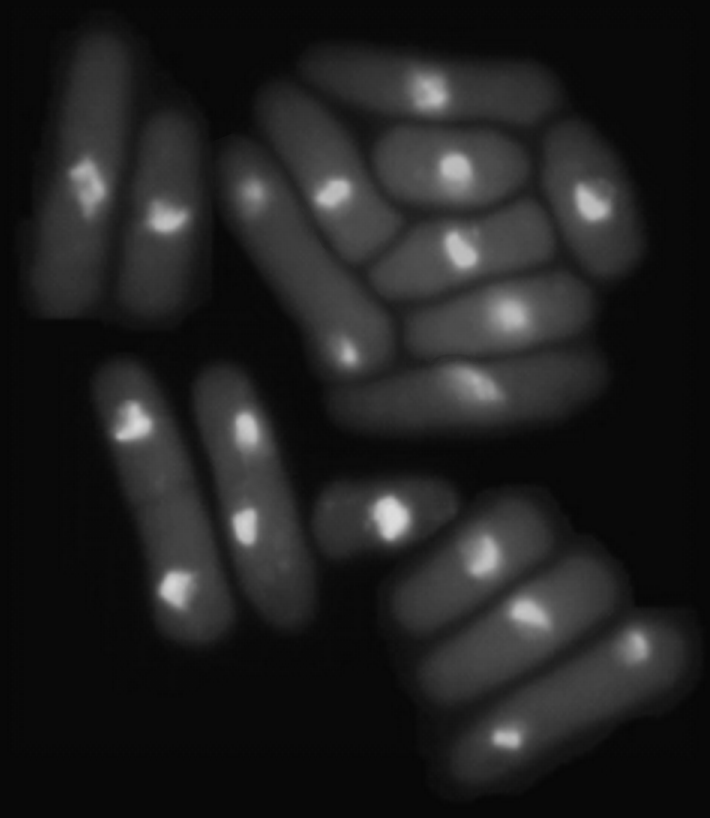
#> input picture project04/proj04-images/yeast_USC.tif, 710 x 818 px, found by its file name
$ jupyter execute job02a.ipynb   (older library calls are emulated)
#> lines starting #> are read from the running program, lines starting #| are printed output that depends on the picture; after the words box and inside, x2 and y2 are one past the last pixel; in counts of white or black regions, pixels touching at a corner belong together
PROJECT 04-02 灰度图像边缘检测的算法实验

[cell 1]
#!/usr/bin/python3
import cv2
import numpy as np
import matplotlib.pyplot as plt
from PIL import Image

[cell 2]
root_path = '/root/DIVP_project/'
image_path_blocks = "project04/proj04-images/building_original.tif"
image_path_airport = "project04/proj04-images/marion_airport.tif"
image_path_fingerprint = "project04/proj04-images/noisy_fingerprint.tif"
image_path_defective = "project04/proj04-images/defective_weld.tif"
image_path_yeast = "project04/proj04-images/yeast_USC.tif"

[cell 3]
image_yeast = cv2.imread(root_path + image_path_yeast, cv2.IMREAD_GRAYSCALE)
#> image_yeast is the input picture: shape (818, 710); min 6, max 222, mean 33.1
image_yeast_binary = cv2.threshold(image_yeast, 0, 255, cv2.THRESH_BINARY + cv2.THRESH_OTSU)[1]
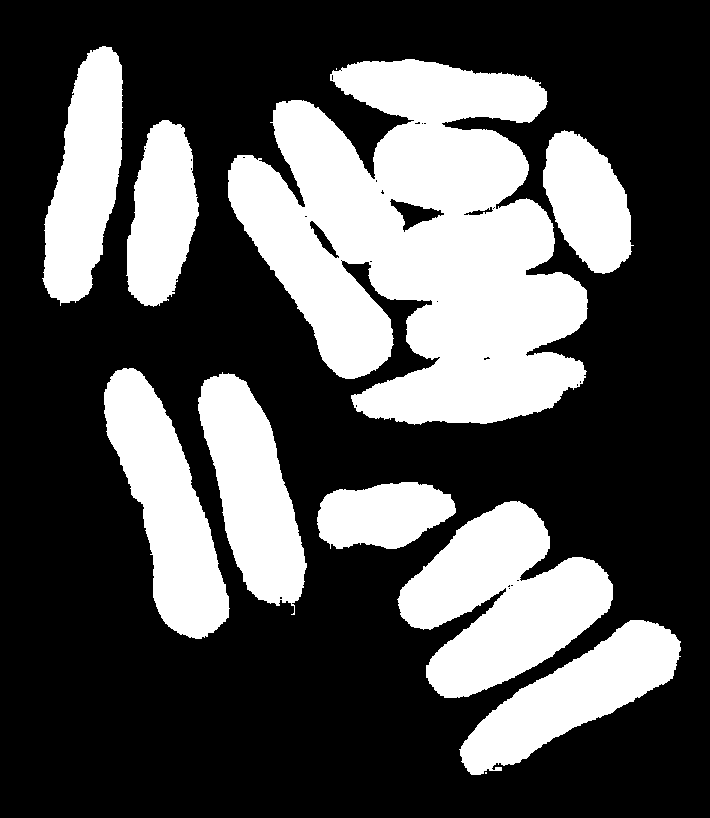
#> image_yeast_binary: shape (818, 710); 32.9% white; 11 white regions (2 under 20 px), largest, box (x1, y1, x2, y2) and area: (228, 59, 588, 425) 83230, (397, 501, 613, 698) 23920, (104, 368, 230, 639) 16546

[cell 4]
def sobel_edge_detection(image):
    """
    使用 Sobel 算子进行边缘检测。
    参数:
        image: 输入的灰度图像
    返回:
        edges: Sobel 边缘图像
    """
    # Sobel X 和 Sobel Y
    sobel_x = cv2.Sobel(image, cv2.CV_64F, 1, 0, ksize=3)
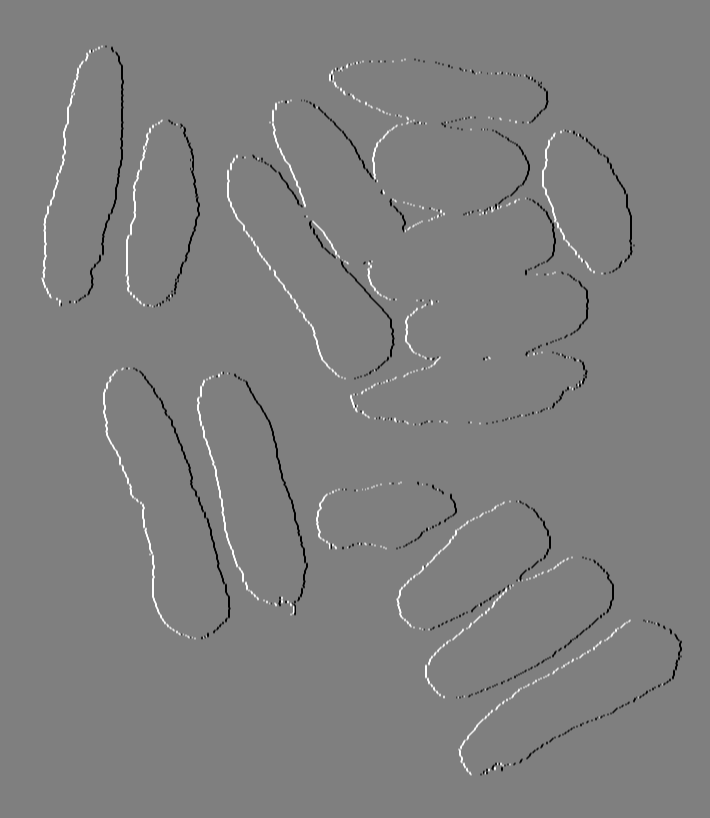
#> sobel_x: shape (818, 710) float64; min -1020, max 1020, mean 0; drawn with min black and max white
    sobel_y = cv2.Sobel(image, cv2.CV_64F, 0, 1, ksize=3)
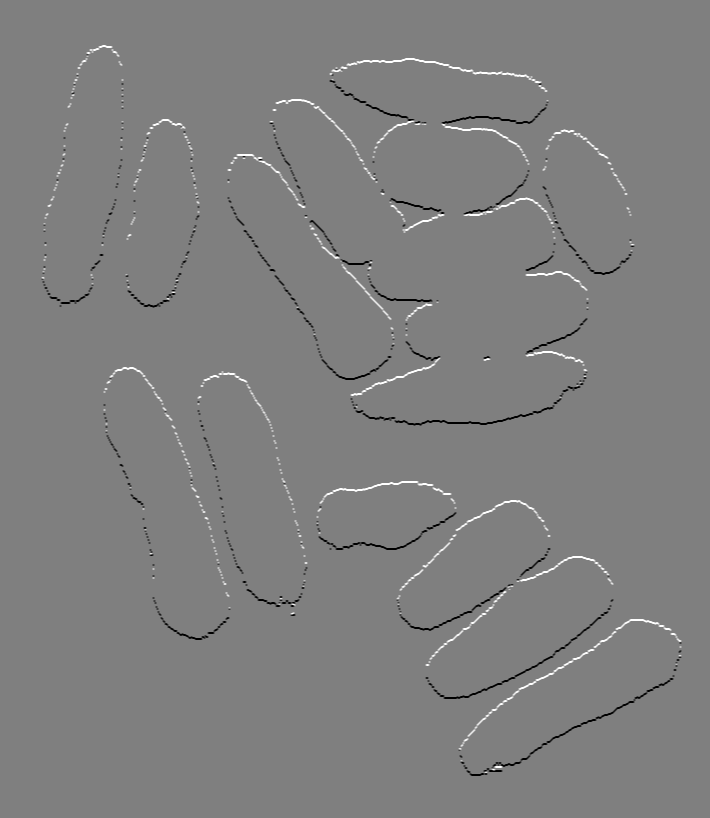
#> sobel_y: shape (818, 710) float64; min -1020, max 1020, mean 0; drawn with min black and max white

    # 计算梯度幅值
    edges = cv2.magnitude(sobel_x, sobel_y)
    edges = cv2.convertScaleAbs(edges)  # 转换为 8 位图像
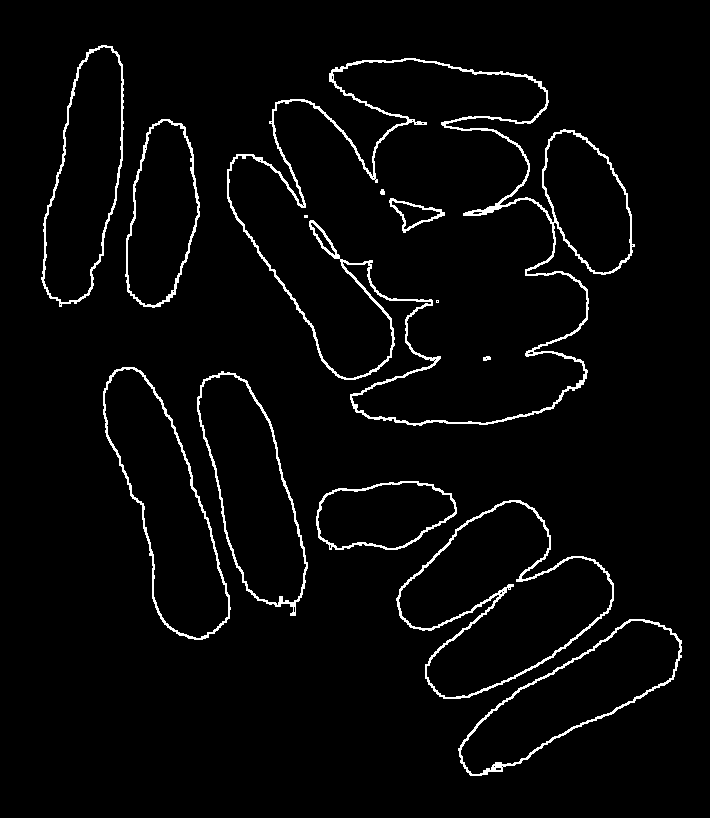
#> edges: shape (818, 710); 3.3% white in thin lines or dots, all inside (x1, y1, x2, y2) = (41, 45, 682, 776)

    return edges

# 示例用法
image = image_yeast_binary.copy()
if image is None:
    print("图像加载失败，请检查路径")
    exit()

sobel_edges = sobel_edge_detection(image)

edges = cv2.Canny(image, 50, 150)
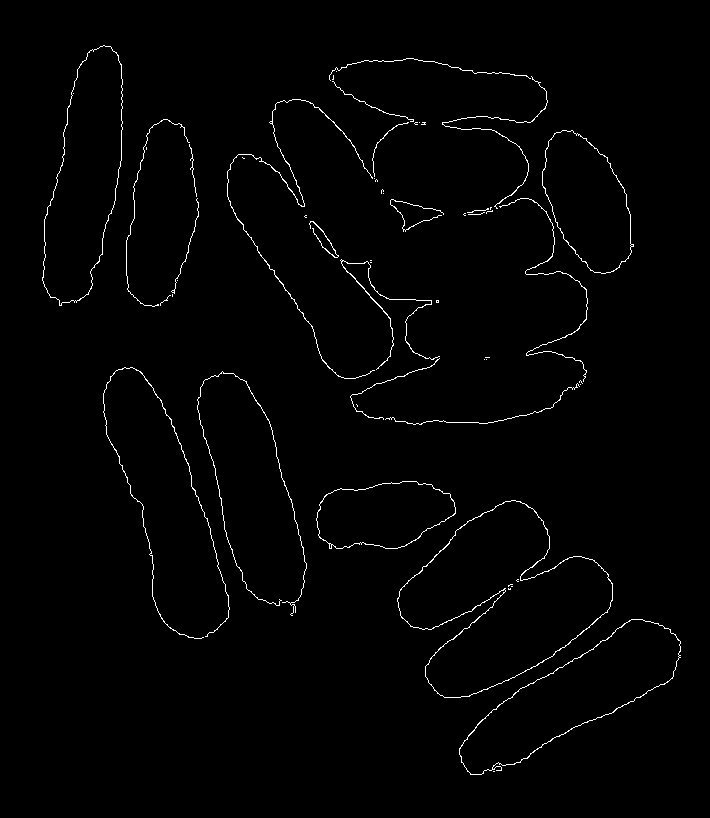
#> edges: shape (818, 710); 1.3% white in thin lines or dots, all inside (x1, y1, x2, y2) = (42, 45, 681, 775)

# 显示结果
plt.figure(figsize=(10, 5))
plt.subplot(1, 3, 1)
plt.title("Original Image")
plt.imshow(image, cmap='gray')


plt.subplot(1, 3, 2)
plt.title("Sobel Edge Detection")
plt.imshow(sobel_edges, cmap='gray')

plt.subplot(1, 3, 3)
plt.title("Canny Edge Detection")
plt.imshow(edges, cmap='gray')

plt.tight_layout()
plt.show()

[cell 5]
def log_edge_detection(image, ksize=5):
    """
    使用 LoG 算子进行边缘检测。
    参数:
        image: 输入的灰度图像
        ksize: 高斯滤波器的大小
    返回:
        edges: LoG 边缘图像
    """
#> called with ksize = 5
    # 1. 高斯模糊降噪
    blurred = cv2.GaussianBlur(image, (ksize, ksize), 0)

    # 2. 使用拉普拉斯算子检测边缘
    log_edges = cv2.Laplacian(blurred, cv2.CV_64F)
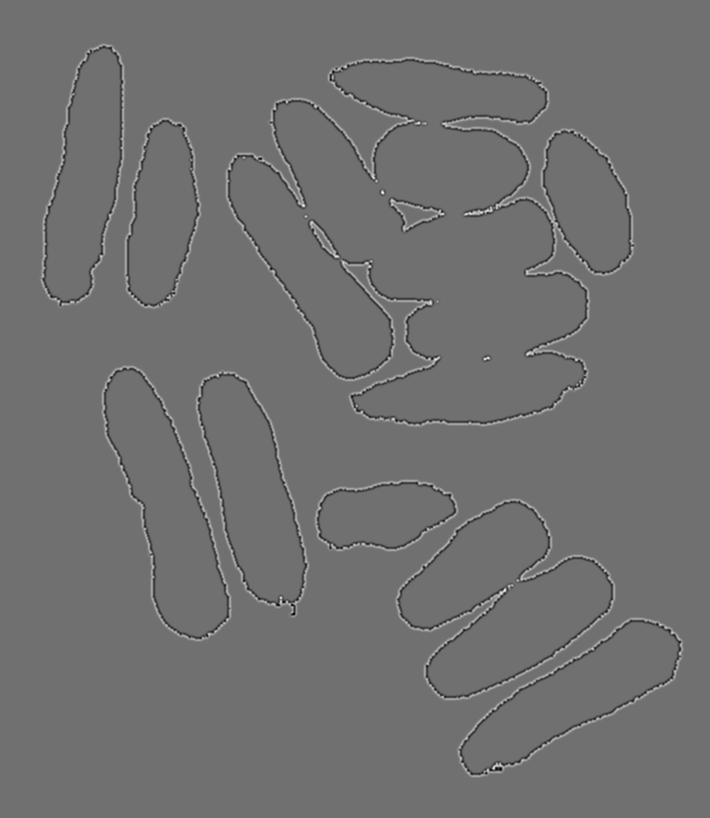
#> log_edges: shape (818, 710) float64; min -105, max 132, mean 0; drawn with min black and max white

    # 转换为 8 位图像
    edges = cv2.convertScaleAbs(log_edges)
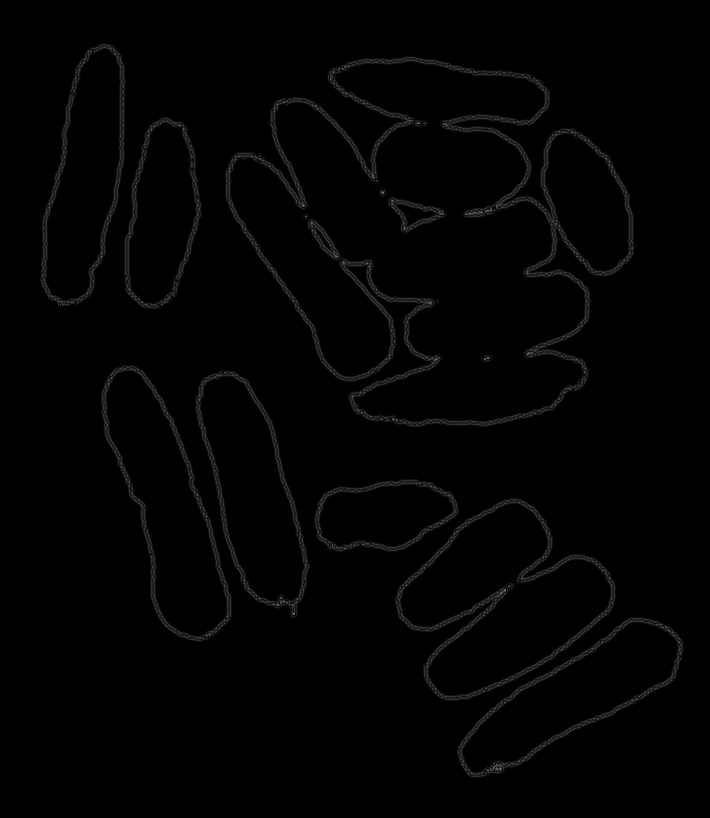
#> edges: shape (818, 710); min 0, max 132, mean 2.4

    return edges

image = image_yeast_binary.copy()
# 示例用法
log_edges = log_edge_detection(image)

edges = cv2.Canny(image, 50, 150)

# 显示结果
plt.figure(figsize=(10, 5))
plt.subplot(1, 3, 1)
plt.title("Original Image")
plt.imshow(image, cmap='gray')

plt.subplot(1, 3, 2)
plt.title("LoG Edge Detection")
plt.imshow(log_edges, cmap='gray')

plt.subplot(1, 3, 3)
plt.title("Canny Edge Detection")
plt.imshow(edges, cmap='gray')


plt.tight_layout()
plt.show()

$ run again, with project04/proj04-images/LANDSAT_with moving target.tif copied over project04/proj04-images/yeast_USC.tif
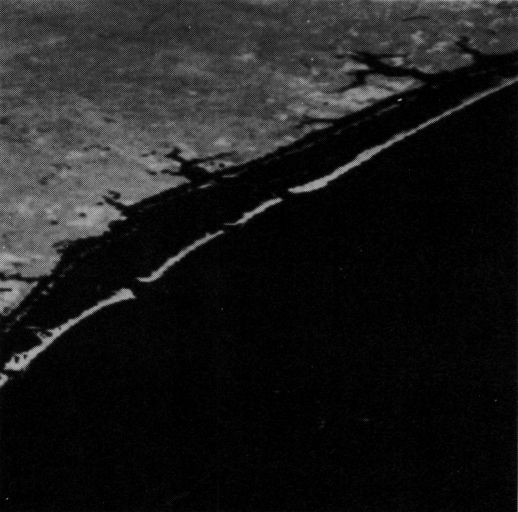
#> input picture project04/proj04-images/LANDSAT_with moving target.tif, 518 x 512 px, found by its file name
#> image_yeast is the input picture: shape (512, 518); min 0, max 182, mean 27.3
#> `image_yeast_binary = cv2.threshold(image_yeast, 0, 255, cv2.THRESH_BIN..`:
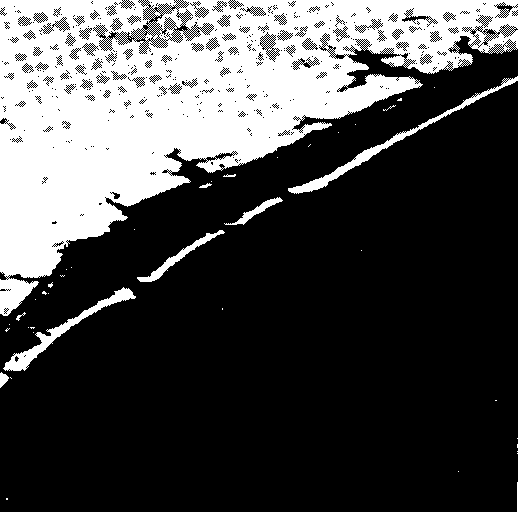
#> image_yeast_binary: shape (512, 518); 29% white; 42 white regions (32 under 20 px), largest, box (x1, y1, x2, y2) and area: (0, 0, 518, 316) 72710, (288, 76, 518, 194) 1532, (3, 287, 136, 371) 1409
#> in log_edge_detection, `edges = cv2.convertScaleAbs(log_edges)`:
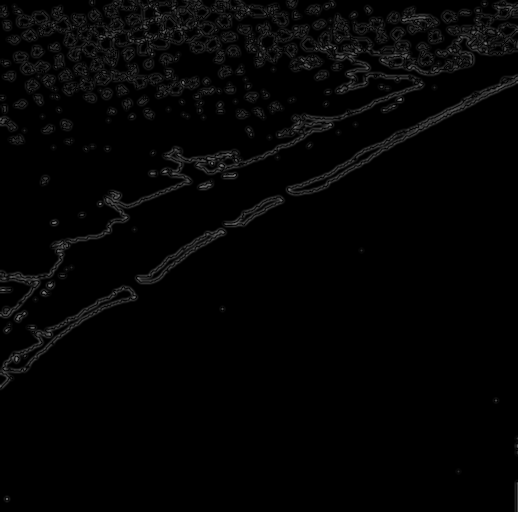
#> edges: shape (512, 518); min 0, max 141, mean 4.2

$ run again, with project04/proj04-images/iceberg.tif copied over project04/proj04-images/yeast_USC.tif
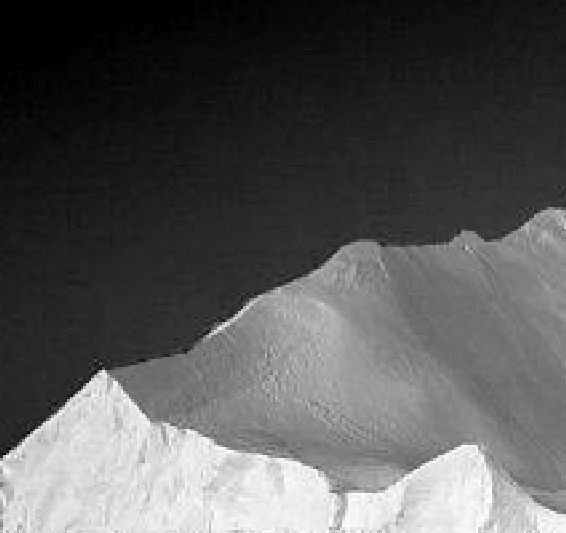
#> input picture project04/proj04-images/iceberg.tif, 566 x 533 px, found by its file name
#> image_yeast is the input picture: shape (533, 566); min 0, max 254, mean 87.3
#> `image_yeast_binary = cv2.threshold(image_yeast, 0, 255, cv2.THRESH_BIN..`:
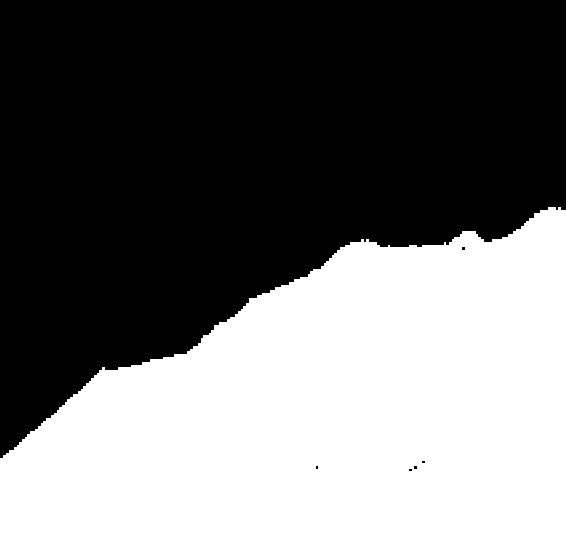
#> image_yeast_binary: shape (533, 566); 43% white; 1 white region, box (x1, y1, x2, y2) and area: (0, 207, 566, 533) 129631
#> in log_edge_detection, `log_edges = cv2.Laplacian(blurred, cv2.CV_64F)`:
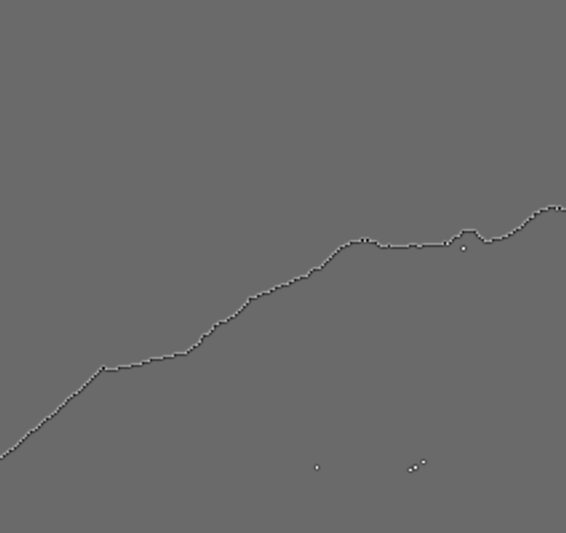
#> log_edges: shape (533, 566) float64; min -120, max 168, mean 0; drawn with min black and max white
